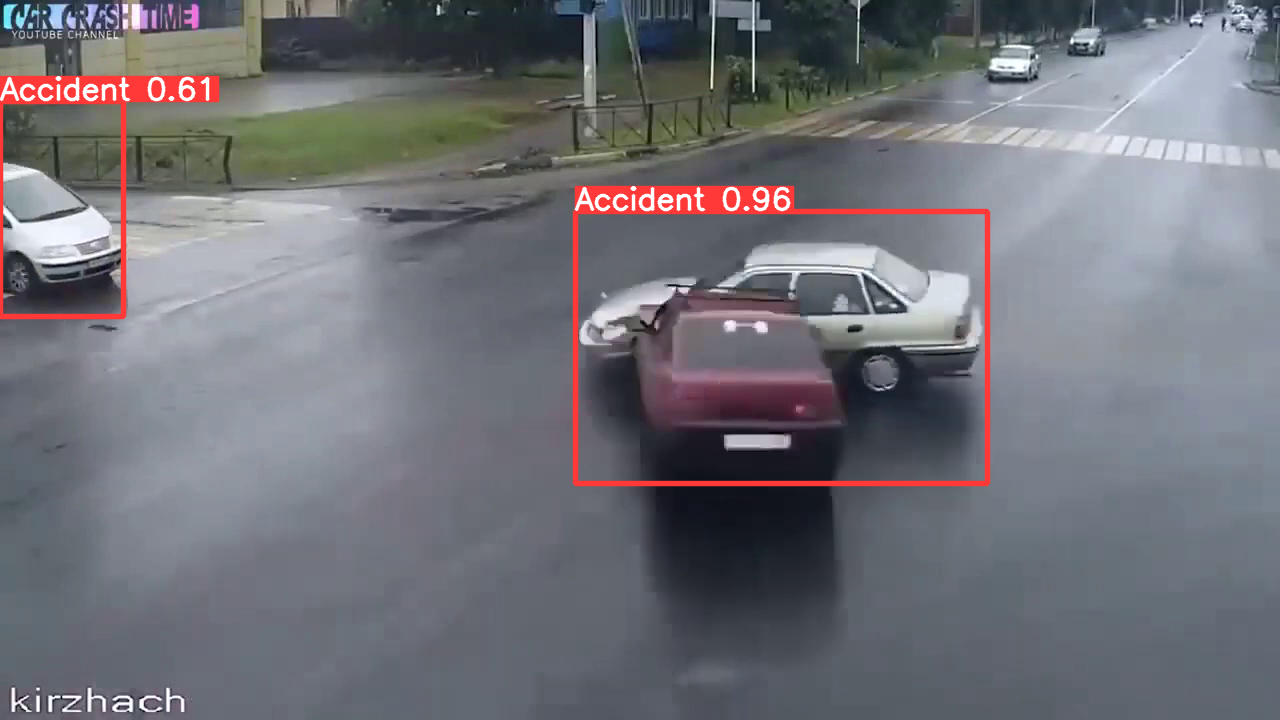
#> input picture YOLO Testing Ariyan/Practice/runs/detect/predict76/frame_000024.PNG, 1280 x 720 px
$ python -i 'Detection From Live Stream.py'   (imports and definitions only)
#> lines starting #> are read from the running program, lines starting #| are printed output that depends on the picture
import os
import cv2
import time
from datetime import datetime
from collections import deque
from ultralytics import YOLO

# =========================================================
# CONFIG
# =========================================================
model_path = "C:/Users/Ariyan/College/UMD/ENCE 465/Practice/Code 3/weights/epoch14.pt"
stream_url = "https://strmr10.sha.maryland.gov/rtplive/b300be2300a4005c0055fa36c4235c0a/chunklist_w399738125.m3u8"
output_dir = "C:/Users/Ariyan/College/UMD/ENCE 465/Practice/Code 1/static/files/output"
logo_path = "C:/Users/Ariyan/College/UMD/ENCE 465/final logo png.png"
# [1 line not run here, left out]

# Detection thresholds
ACCIDENT_CONF_THRESHOLD = 0.91 #Used to be 0.9
VEHICLE_CONF_THRESHOLD = 0.5 #Used to be 0.5

REQUIRED_DETECTIONS = 5
DETECTION_WINDOW_SEC = 5
VID_STRIDE = 4
SHOW_WINDOW = True

PRE_EVENT_SEC = 5
POST_EVENT_SEC = 5
BUFFER_SEC = PRE_EVENT_SEC + 2
COOLDOWN_SEC = 15

ACCIDENT_CLASS_NAME = "accident"
VEHICLE_CLASS_NAME = "vehicle"

MIN_DETECTION_GAP_SEC = 0.5

# Logo settings
LOGO_SCALE = 0.1          # fraction of frame width
LOGO_MARGIN = 20           # pixels from edges

# =========================================================
# LOAD MODEL
# =========================================================
# [1 line that did not run here, left out]
# [1 line that did not run here, left out]
# [1 line not run here, left out]

# =========================================================
# LOGO HELPERS
# =========================================================
def load_logo_rgba(path):
    logo = cv2.imread(path, cv2.IMREAD_UNCHANGED)
    if logo is None:
        raise RuntimeError(f"Could not load logo: {path}")

    if len(logo.shape) == 2:
        logo = cv2.cvtColor(logo, cv2.COLOR_GRAY2BGRA)
    elif logo.shape[2] == 3:
        b, g, r = cv2.split(logo)
        alpha = 255 * (b > -1).astype("uint8")
        logo = cv2.merge((b, g, r, alpha))

    return logo

# [30 lines left out: functions resize_logo_for_frame, overlay_logo_top_right, not called in this run]

# Load logo once
# [1 line that did not run here, left out]

# =========================================================
# OPEN STREAM
# =========================================================
# [3 lines not run here, left out]

# [1 line that did not run here, left out]
# [2 lines that did not run here, left out]

# [1 line that did not run here, left out]
# [1 line that did not run here, left out]

# [2 lines that did not run here, left out]

# [1 line not run here, left out]

# Prepare resized logo for this stream size
# [1 line that did not run here, left out]

# =========================================================
# STATE
# =========================================================
# [1 line that did not run here, left out]
# [1 line that did not run here, left out]
recent_detections = deque()                        # stores (timestamp, confidence)

frame_idx = 0
last_display_frame = None
last_saved_time = 0
last_detection_time = 0
event_counter = 0

# =========================================================
# HELPERS
# =========================================================
def format_ts(ts):
    return datetime.fromtimestamp(ts).strftime("%Y-%m-%d %H:%M:%S.%f")[:-3]

def prune_old_detections(now_ts):
    while recent_detections and (now_ts - recent_detections[0][0] > DETECTION_WINDOW_SEC):
        recent_detections.popleft()

# [31 lines left out: function save_event_clip, not called in this run]

# =========================================================
# MAIN LOOP
# =========================================================
# [143 lines not run here, left out]

>>> result = load_logo_rgba('../../YOLO Testing Ariyan/Practice/runs/detect/predict76/frame_000024.PNG')
#> in load_logo_rgba, logo is the input picture: shape (720, 1280, 3); mean B, G, R 119.7, 113.5, 112.9
#> in load_logo_rgba (call 2), `b, g, r = cv2.split(logo)`:
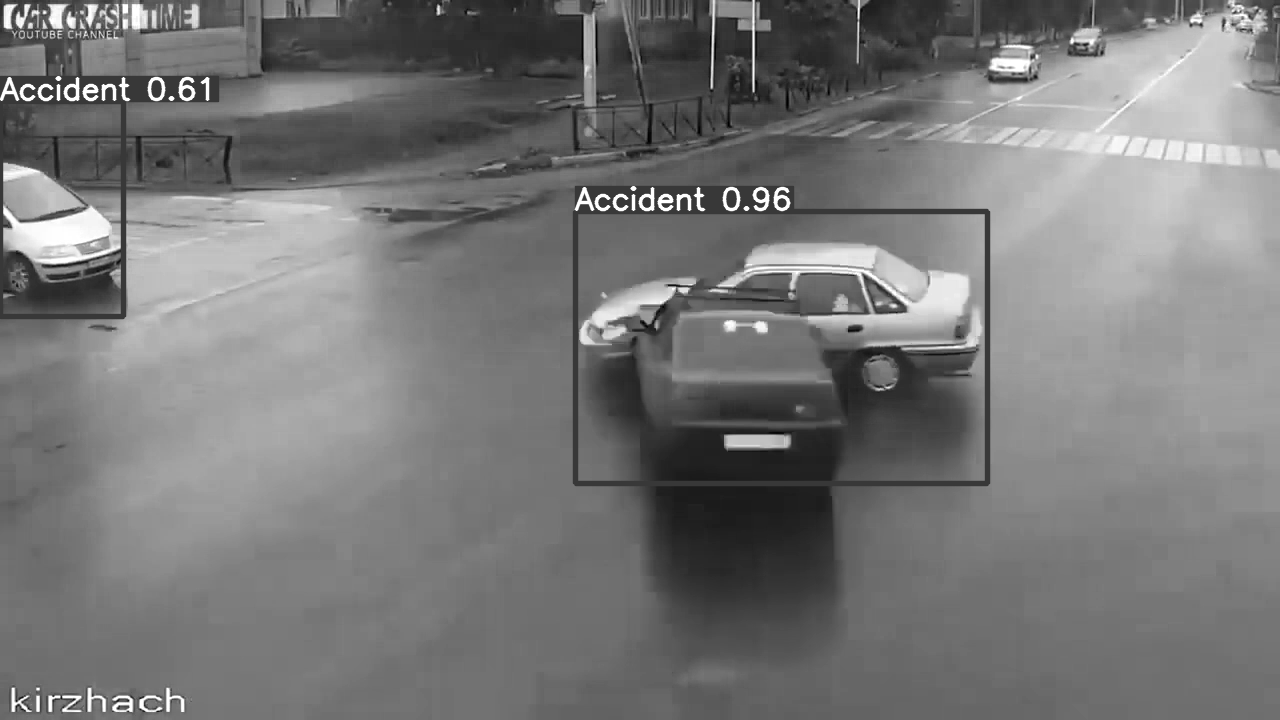
#> b: shape (720, 1280); min 0, max 255, mean 119.7
#> in load_logo_rgba (call 2), `b, g, r = cv2.split(logo)`:
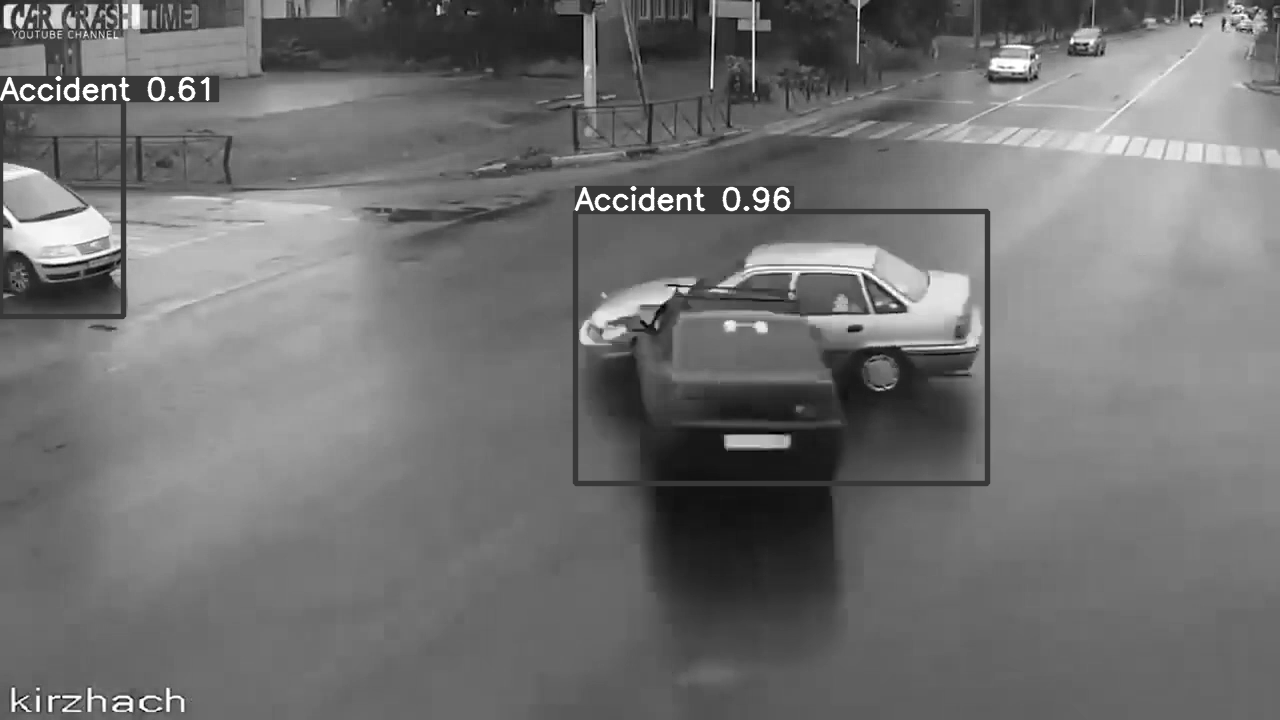
#> g: shape (720, 1280); min 0, max 255, mean 113.5
#> in load_logo_rgba (call 2), `b, g, r = cv2.split(logo)`:
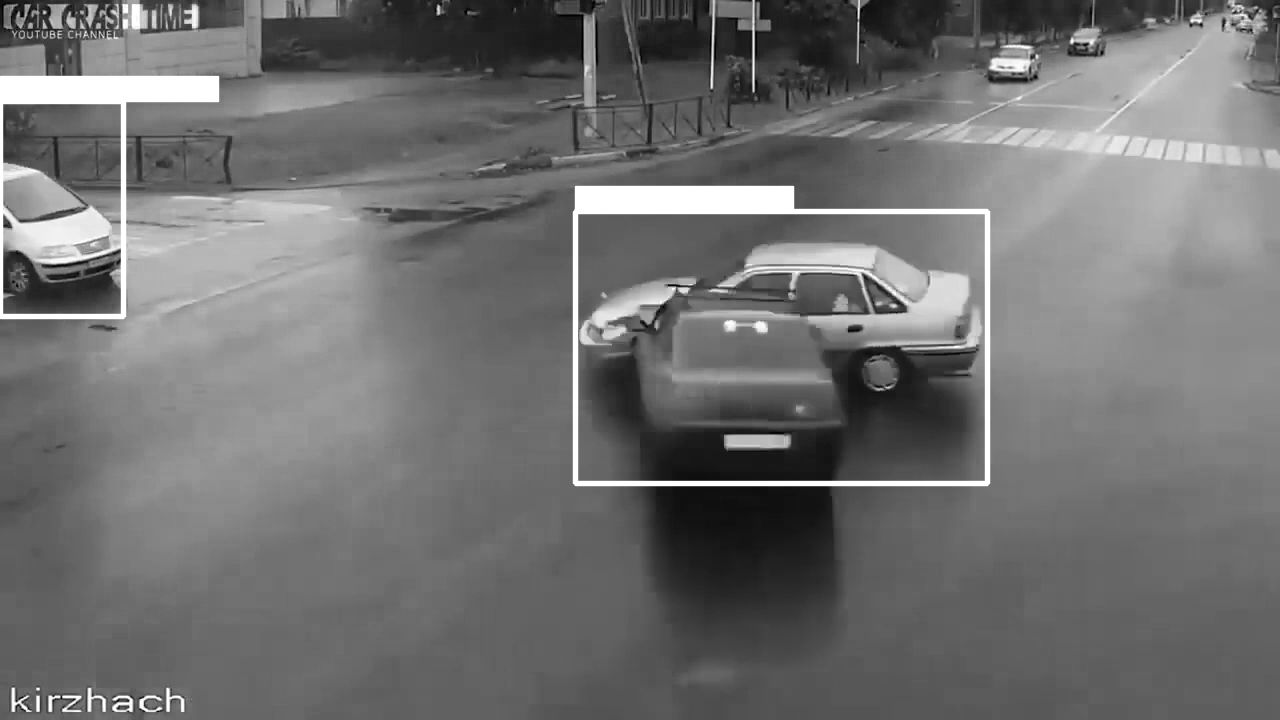
#> r: shape (720, 1280); min 0, max 255, mean 112.9
#> in load_logo_rgba (call 2), `alpha = 255 * (b > -1).astype("uint8")`: alpha: shape (720, 1280); every value is 255
